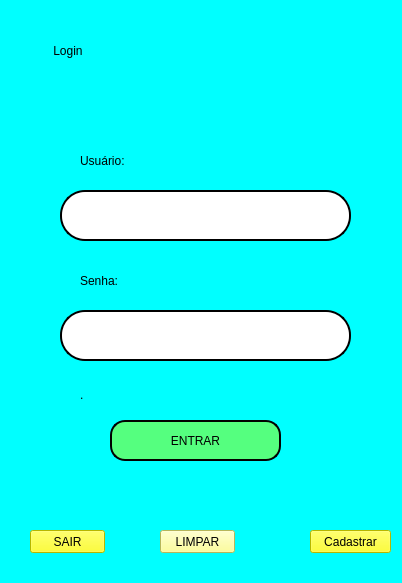
<?xml version="1.0" encoding="UTF-8"?>
<ui version="4.0">
 <class>Dialog</class>
 <widget class="QDialog" name="Dialog">
  <property name="geometry">
   <rect>
    <x>0</x>
    <y>0</y>
    <width>402</width>
    <height>583</height>
   </rect>
  </property>
  <property name="windowTitle">
   <string>Dialog</string>
  </property>
  <property name="styleSheet">
   <string notr="true">background-color: rgb(0, 255, 255);</string>
  </property>
  <widget class="QLineEdit" name="lineEdit">
   <property name="geometry">
    <rect>
     <x>60</x>
     <y>190</y>
     <width>291</width>
     <height>51</height>
    </rect>
   </property>
   <property name="styleSheet">
    <string notr="true">background-color: rgb(255, 255, 255);
border-radius: 25px;
border-color: rgb(0, 0, 0);
border-style:outset;
border-width:2px;
border-color: rgb(0, 0, 0);
</string>
   </property>
  </widget>
  <widget class="QPushButton" name="pushButton">
   <property name="geometry">
    <rect>
     <x>110</x>
     <y>420</y>
     <width>171</width>
     <height>41</height>
    </rect>
   </property>
   <property name="styleSheet">
    <string notr="true">color: rgb(0, 0, 0);
background-color: rgb(85, 255, 127);
font: 10pt &quot;MS Shell Dlg 2&quot;;
border-radius: 15%;
border-style:outset;
border-width:2px;
border-color: rgb(0, 0, 0);
</string>
   </property>
   <property name="text">
    <string>ENTRAR</string>
   </property>
  </widget>
  <widget class="QLabel" name="label">
   <property name="geometry">
    <rect>
     <x>80</x>
     <y>140</y>
     <width>211</width>
     <height>41</height>
    </rect>
   </property>
   <property name="styleSheet">
    <string notr="true">font: 14pt &quot;OCR-A BT&quot;;</string>
   </property>
   <property name="text">
    <string>Usuário:</string>
   </property>
  </widget>
  <widget class="QLabel" name="label_2">
   <property name="geometry">
    <rect>
     <x>80</x>
     <y>260</y>
     <width>211</width>
     <height>41</height>
    </rect>
   </property>
   <property name="styleSheet">
    <string notr="true">font: 14pt &quot;OCR-A BT&quot;;</string>
   </property>
   <property name="text">
    <string>Senha:</string>
   </property>
  </widget>
  <widget class="QLabel" name="label_3">
   <property name="geometry">
    <rect>
     <x>0</x>
     <y>30</y>
     <width>411</width>
     <height>41</height>
    </rect>
   </property>
   <property name="styleSheet">
    <string notr="true">font: 24pt &quot;Swis721 Hv BT&quot;;
text-align: justify</string>
   </property>
   <property name="text">
    <string>                Login</string>
   </property>
  </widget>
  <widget class="QPushButton" name="pushButton_2">
   <property name="geometry">
    <rect>
     <x>310</x>
     <y>530</y>
     <width>81</width>
     <height>23</height>
    </rect>
   </property>
   <property name="styleSheet">
    <string notr="true">background-color: rgb(255, 255, 0);</string>
   </property>
   <property name="text">
    <string>Cadastrar</string>
   </property>
  </widget>
  <widget class="QLineEdit" name="lineEdit_2">
   <property name="geometry">
    <rect>
     <x>60</x>
     <y>310</y>
     <width>291</width>
     <height>51</height>
    </rect>
   </property>
   <property name="styleSheet">
    <string notr="true">background-color: rgb(255, 255, 255);
border-radius: 25px;
border-style:outset;
border-width:2px;
border-color: rgb(0, 0, 0);
</string>
   </property>
  </widget>
  <widget class="QLabel" name="label_4">
   <property name="geometry">
    <rect>
     <x>80</x>
     <y>379</y>
     <width>271</width>
     <height>31</height>
    </rect>
   </property>
   <property name="styleSheet">
    <string notr="true">font: 16pt &quot;MS Shell Dlg 2&quot;;
font: 20pt &quot;MS Shell Dlg 2&quot;;</string>
   </property>
   <property name="text">
    <string>.</string>
   </property>
  </widget>
  <widget class="QPushButton" name="pushButton_3">
   <property name="geometry">
    <rect>
     <x>30</x>
     <y>530</y>
     <width>75</width>
     <height>23</height>
    </rect>
   </property>
   <property name="styleSheet">
    <string notr="true">background-color: rgb(255, 255, 0);</string>
   </property>
   <property name="text">
    <string>SAIR</string>
   </property>
  </widget>
  <widget class="QPushButton" name="pushButton_4">
   <property name="geometry">
    <rect>
     <x>160</x>
     <y>530</y>
     <width>75</width>
     <height>23</height>
    </rect>
   </property>
   <property name="styleSheet">
    <string notr="true">background-color: rgb(255, 255, 127);</string>
   </property>
   <property name="text">
    <string>LIMPAR</string>
   </property>
  </widget>
 </widget>
 <resources/>
 <connections/>
</ui>
